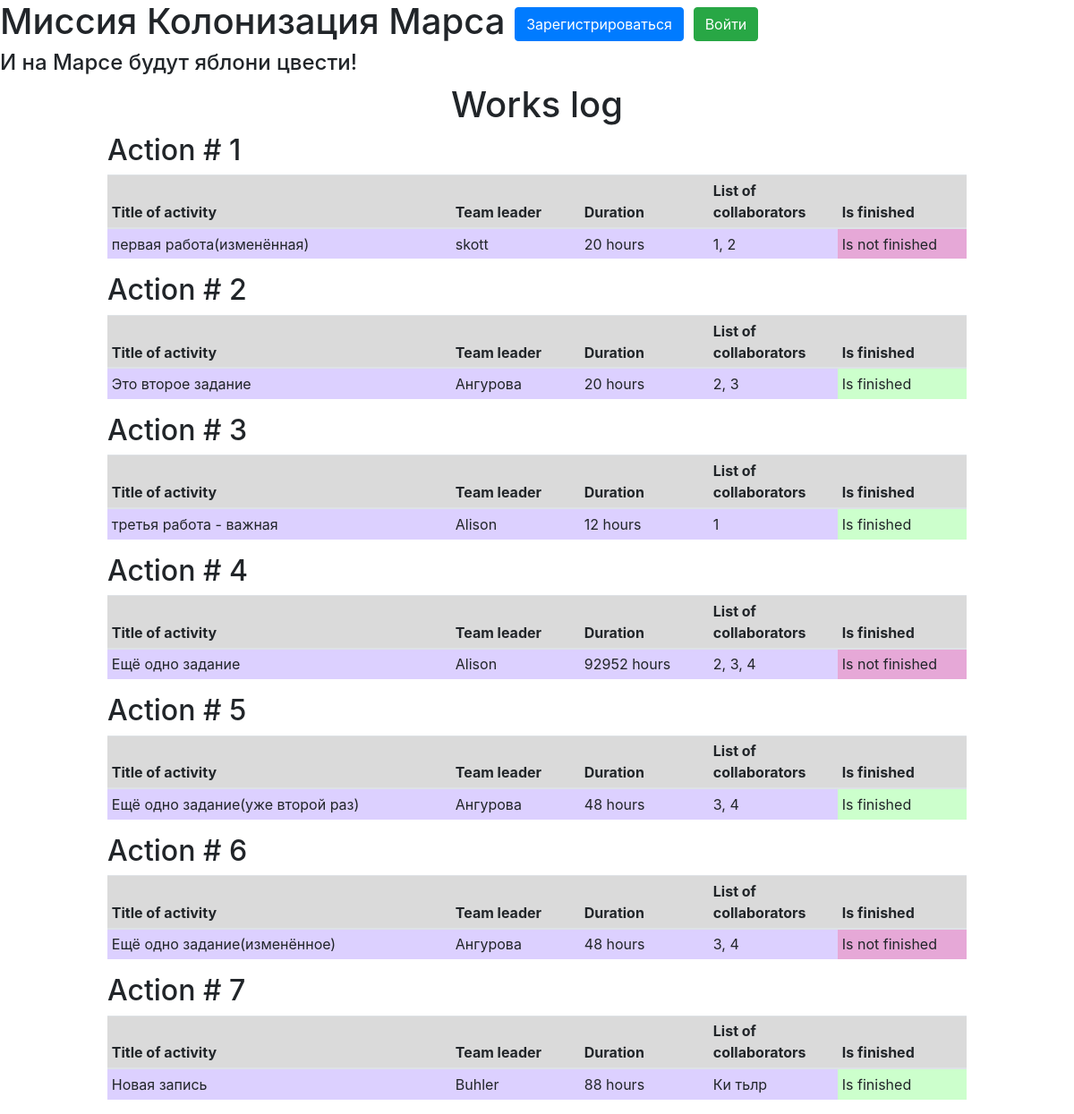
The page / on the database its author committed.
### data/Jobs.py (models this page shows)
class Jobs(SqlAlchemyBase, SerializerMixin):
    __tablename__ = 'jobs'
    id = sqlalchemy.Column(sqlalchemy.Integer,
                           primary_key=True, autoincrement=True)
    team_leader = sqlalchemy.Column(sqlalchemy.Integer,
                                    sqlalchemy.ForeignKey("users.id"))
    job = sqlalchemy.Column(sqlalchemy.String)
    work_size = sqlalchemy.Column(sqlalchemy.Integer)
    collaborators = sqlalchemy.Column(sqlalchemy.String)
    start_date = sqlalchemy.Column(sqlalchemy.DateTime)
    end_date = sqlalchemy.Column(sqlalchemy.DateTime)
    is_finished = sqlalchemy.Column(sqlalchemy.Boolean)
    creator = sqlalchemy.Column(sqlalchemy.Integer,
                                    sqlalchemy.ForeignKey("users.id"))

### data/users.py (models this page shows, shortened)
class User(SqlAlchemyBase, UserMixin, SerializerMixin):
    __tablename__ = 'users'
    is_active = False
    id = sqlalchemy.Column(sqlalchemy.Integer,
                           primary_key=True, autoincrement=True)
    surname = sqlalchemy.Column(sqlalchemy.String)
    name = sqlalchemy.Column(sqlalchemy.String)
    age = sqlalchemy.Column(sqlalchemy.Integer)
    position = sqlalchemy.Column(sqlalchemy.String)
    speciality = sqlalchemy.Column(sqlalchemy.String)
    address = sqlalchemy.Column(sqlalchemy.String)
    email = sqlalchemy.Column(sqlalchemy.String, unique=True)
    hashed_password = sqlalchemy.Column(sqlalchemy.String)
    modified_date = sqlalchemy.Column(sqlalchemy.DateTime,
                                      default=datetime.datetime.now)

### main.py (the view)
@app.route("/")
def index():
    session = db_session.create_session()
    jobs = session.query(Jobs).all()
    users = session.query(User).all()
    return render_template("index.html", jobs=jobs, current_user=current_user,
                           users=users, title='Журнал работ')

### data/db_session.py (called while the page is built)
def create_session() -> Session:
    global __factory
    return __factory()

### templates/index.html (shortened to what this page needs)
{% extends "base.html" %}
{% block content %}
<h1 style="text-align: center">Works log</h1>
{% for item in jobs%}
<table class="table table-sm table-inverse" style="margin-left: auto; margin-right: auto; max-width: 80%">
  <h2 style="margin-left: 10%">Action # {{ loop.index }}</h2>
  <thead>
    <tr class="table-active">
      <th style="width:40%">Title of activity</th>
      <th style="width:15%">Team leader</th>
      <th style="width:15%">Duration</th>
      <th style="width:15%">List of collaborators</th>
      <th style="width:15%">Is finished</th>
    </tr>
  </thead>
  <tbody>
    <tr style="background-color: #dcd0ff">
      <td>{{ item.job }}</td>
      <td>{{ users[item.team_leader - 1].surname }}</td>
      <td>{{ item.work_size }} hours</td>
      <td>{{ item.collaborators }}</td>
      {% if item.is_finished==0 %}
        <td style="background-color: #e6a8d7">Is not finished</td>
      {% else %}
        <td style="background-color: #ccffcc">Is finished</td>
      {% endif %}
    </tr>
  </tbody>
</table>
{% endfor %}
{% endblock %}

### templates/base.html (shortened to what this page needs)
<!DOCTYPE html>
<html lang="en">
    <head>
        <link href="{{path_to_css}}" rel="stylesheet">
        <link rel="stylesheet"
          href="https://stackpath.bootstrapcdn.com/bootstrap/4.4.1/css/bootstrap.min.css"
>
    </head>
    <body>
        {% set cabin = "Каюта №" %}
        <h1>Миссия Колонизация Марса
        {% if current_user.is_authenticated %}
            <a class="navbar-brand" href="/logout">{{ current_user.name }}</a>
        {% else %}
            <a class="btn btn-primary " href="/register">Зарегистрироваться</a>
            <a class="btn btn-success" href="/login">Войти</a>
        {% endif %}
        </h1>
        <h4 style="padding-left: 0px">И на Марсе будут яблони цвести!</h4>
        {% block content %}{% endblock %}
    </body>
</html>

### rows shown on the page
Jobs: job "первая работа(изменённая)", team_leader.surname "skott", work_size "20", collaborators "1, 2", is_finished "Is not finished"
Jobs: job "Это второе задание", team_leader.surname "Ангурова", work_size "20", collaborators "2, 3", is_finished "Is finished"
Jobs: job "третья работа - важная", team_leader.surname "Alison", work_size "12", collaborators "1", is_finished "Is finished"
Jobs: job "Ещё одно задание", team_leader.surname "Alison", work_size "92952", collaborators "2, 3, 4", is_finished "Is not finished"
Jobs: job "Ещё одно задание(уже второй раз)", team_leader.surname "Ангурова", work_size "48", collaborators "3, 4", is_finished "Is finished"
Jobs: job "Ещё одно задание(изменённое)", team_leader.surname "Ангурова", work_size "48", collaborators "3, 4", is_finished "Is not finished"
Jobs: job "Новая запись", team_leader.surname "Buhler", work_size "88", collaborators "Ки тьлр", is_finished "Is finished"
